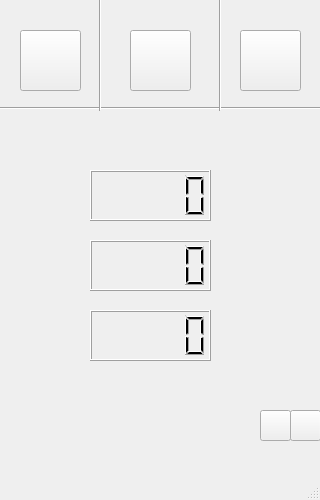
<?xml version="1.0" encoding="UTF-8"?>
<ui version="4.0">
 <class>MainWindow</class>
 <widget class="QMainWindow" name="MainWindow">
  <property name="geometry">
   <rect>
    <x>0</x>
    <y>0</y>
    <width>320</width>
    <height>500</height>
   </rect>
  </property>
  <property name="windowTitle">
   <string>MainWindow</string>
  </property>
  <property name="styleSheet">
   <string notr="true"/>
  </property>
  <widget class="QWidget" name="centralwidget">
   <widget class="QPushButton" name="pushButton_3">
    <property name="geometry">
     <rect>
      <x>290</x>
      <y>410</y>
      <width>31</width>
      <height>31</height>
     </rect>
    </property>
    <property name="styleSheet">
     <string notr="true">border-image: url(/home/xuhahn/QTpro/Air_quality/ui_img/关于app.png);</string>
    </property>
    <property name="text">
     <string/>
    </property>
   </widget>
   <widget class="QPushButton" name="pushButton_4">
    <property name="geometry">
     <rect>
      <x>260</x>
      <y>410</y>
      <width>31</width>
      <height>31</height>
     </rect>
    </property>
    <property name="styleSheet">
     <string notr="true">border-image: url(/home/xuhahn/QTpro/Air_quality/ui_img/设置.png);</string>
    </property>
    <property name="text">
     <string/>
    </property>
   </widget>
   <widget class="QPushButton" name="pushButton_5">
    <property name="geometry">
     <rect>
      <x>20</x>
      <y>30</y>
      <width>61</width>
      <height>61</height>
     </rect>
    </property>
    <property name="styleSheet">
     <string notr="true">border-image: url(/home/xuhahn/QTpro/Air_quality/ui_img/手机2.png);</string>
    </property>
    <property name="text">
     <string/>
    </property>
   </widget>
   <widget class="QLabel" name="label">
    <property name="geometry">
     <rect>
      <x>-10</x>
      <y>-5</y>
      <width>340</width>
      <height>550</height>
     </rect>
    </property>
    <property name="styleSheet">
     <string notr="true">border-image: url(/home/xuhahn/QTpro/Air_quality/ui_img/bg2.jpg);</string>
    </property>
    <property name="text">
     <string/>
    </property>
    <property name="textFormat">
     <enum>Qt::AutoText</enum>
    </property>
    <property name="indent">
     <number>1</number>
    </property>
   </widget>
   <widget class="QPushButton" name="pushButton">
    <property name="geometry">
     <rect>
      <x>130</x>
      <y>30</y>
      <width>61</width>
      <height>61</height>
     </rect>
    </property>
    <property name="styleSheet">
     <string notr="true">border-image: url(/home/xuhahn/QTpro/Air_quality/ui_img/开关.png);</string>
    </property>
    <property name="text">
     <string/>
    </property>
   </widget>
   <widget class="QLCDNumber" name="lcdNumber">
    <property name="geometry">
     <rect>
      <x>90</x>
      <y>170</y>
      <width>121</width>
      <height>51</height>
     </rect>
    </property>
   </widget>
   <widget class="QLabel" name="label_2">
    <property name="geometry">
     <rect>
      <x>210</x>
      <y>170</y>
      <width>51</width>
      <height>51</height>
     </rect>
    </property>
    <property name="styleSheet">
     <string notr="true">border-image: url(/home/xuhahn/QTpro/Air_quality/ui_img/21.png);</string>
    </property>
    <property name="text">
     <string/>
    </property>
   </widget>
   <widget class="QLCDNumber" name="lcdNumber_2">
    <property name="geometry">
     <rect>
      <x>90</x>
      <y>240</y>
      <width>121</width>
      <height>51</height>
     </rect>
    </property>
   </widget>
   <widget class="QLabel" name="label_3">
    <property name="geometry">
     <rect>
      <x>210</x>
      <y>240</y>
      <width>51</width>
      <height>51</height>
     </rect>
    </property>
    <property name="styleSheet">
     <string notr="true">border-image: url(/home/xuhahn/QTpro/Air_quality/ui_img/6.png);</string>
    </property>
    <property name="text">
     <string/>
    </property>
   </widget>
   <widget class="QLCDNumber" name="lcdNumber_3">
    <property name="geometry">
     <rect>
      <x>90</x>
      <y>310</y>
      <width>121</width>
      <height>51</height>
     </rect>
    </property>
   </widget>
   <widget class="QLabel" name="label_4">
    <property name="geometry">
     <rect>
      <x>210</x>
      <y>310</y>
      <width>51</width>
      <height>51</height>
     </rect>
    </property>
    <property name="styleSheet">
     <string notr="true">border-image: url(/home/xuhahn/QTpro/Air_quality/ui_img/湿度.png);</string>
    </property>
    <property name="text">
     <string/>
    </property>
   </widget>
   <widget class="Line" name="line">
    <property name="geometry">
     <rect>
      <x>0</x>
      <y>100</y>
      <width>321</width>
      <height>16</height>
     </rect>
    </property>
    <property name="orientation">
     <enum>Qt::Horizontal</enum>
    </property>
   </widget>
   <widget class="Line" name="line_2">
    <property name="geometry">
     <rect>
      <x>90</x>
      <y>-20</y>
      <width>20</width>
      <height>131</height>
     </rect>
    </property>
    <property name="orientation">
     <enum>Qt::Vertical</enum>
    </property>
   </widget>
   <widget class="Line" name="line_3">
    <property name="geometry">
     <rect>
      <x>210</x>
      <y>-10</y>
      <width>20</width>
      <height>121</height>
     </rect>
    </property>
    <property name="orientation">
     <enum>Qt::Vertical</enum>
    </property>
   </widget>
   <widget class="QPushButton" name="pushButton_6">
    <property name="geometry">
     <rect>
      <x>240</x>
      <y>30</y>
      <width>61</width>
      <height>61</height>
     </rect>
    </property>
    <property name="styleSheet">
     <string notr="true">border-image: url(/home/xuhahn/QTpro/Air_quality/ui_img/温湿度.png);</string>
    </property>
    <property name="text">
     <string/>
    </property>
   </widget>
   <zorder>label</zorder>
   <zorder>pushButton_3</zorder>
   <zorder>pushButton_4</zorder>
   <zorder>pushButton_5</zorder>
   <zorder>pushButton</zorder>
   <zorder>lcdNumber</zorder>
   <zorder>label_2</zorder>
   <zorder>lcdNumber_2</zorder>
   <zorder>label_3</zorder>
   <zorder>lcdNumber_3</zorder>
   <zorder>label_4</zorder>
   <zorder>line</zorder>
   <zorder>line_2</zorder>
   <zorder>line_3</zorder>
   <zorder>pushButton_6</zorder>
  </widget>
  <widget class="QMenuBar" name="menubar">
   <property name="geometry">
    <rect>
     <x>0</x>
     <y>0</y>
     <width>320</width>
     <height>28</height>
    </rect>
   </property>
  </widget>
  <widget class="QStatusBar" name="statusbar"/>
 </widget>
 <resources/>
 <connections/>
</ui>
